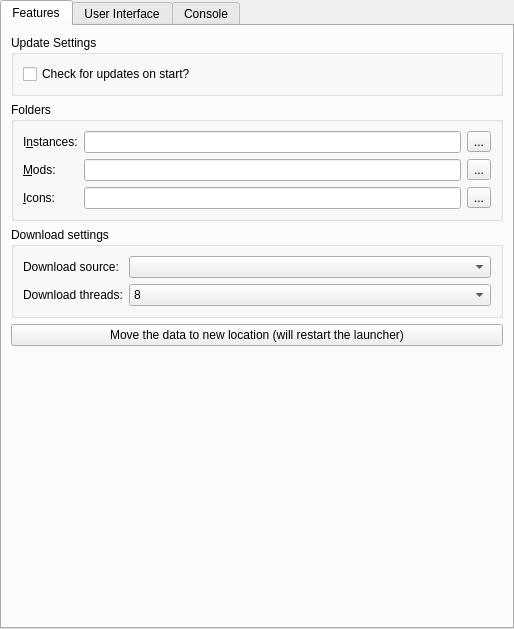
<?xml version="1.0" encoding="UTF-8"?>
<ui version="4.0">
 <class>LauncherPage</class>
 <widget class="QWidget" name="LauncherPage">
  <property name="geometry">
   <rect>
    <x>0</x>
    <y>0</y>
    <width>514</width>
    <height>629</height>
   </rect>
  </property>
  <property name="sizePolicy">
   <sizepolicy hsizetype="MinimumExpanding" vsizetype="MinimumExpanding">
    <horstretch>0</horstretch>
    <verstretch>0</verstretch>
   </sizepolicy>
  </property>
  <layout class="QVBoxLayout" name="mainLayout">
   <property name="leftMargin">
    <number>0</number>
   </property>
   <property name="topMargin">
    <number>0</number>
   </property>
   <property name="rightMargin">
    <number>0</number>
   </property>
   <property name="bottomMargin">
    <number>0</number>
   </property>
   <item>
    <widget class="QTabWidget" name="tabWidget">
     <property name="toolTip">
      <string notr="true"/>
     </property>
     <property name="tabShape">
      <enum>QTabWidget::Rounded</enum>
     </property>
     <property name="currentIndex">
      <number>0</number>
     </property>
     <widget class="QWidget" name="featuresTab">
      <attribute name="title">
       <string>Features</string>
      </attribute>
      <layout class="QVBoxLayout" name="verticalLayout_9">
       <item>
        <widget class="QGroupBox" name="updateSettingsBox">
         <property name="title">
          <string>Update Settings</string>
         </property>
         <layout class="QVBoxLayout" name="verticalLayout_7">
          <item>
           <widget class="QCheckBox" name="autoUpdateCheckBox">
            <property name="text">
             <string>Check for updates on start?</string>
            </property>
           </widget>
          </item>
         </layout>
        </widget>
       </item>
       <item>
        <widget class="QGroupBox" name="foldersBox">
         <property name="title">
          <string>Folders</string>
         </property>
         <layout class="QGridLayout" name="foldersBoxLayout">
          <item row="0" column="0">
           <widget class="QLabel" name="labelInstDir">
            <property name="text">
             <string>I&amp;nstances:</string>
            </property>
            <property name="buddy">
             <cstring>instDirTextBox</cstring>
            </property>
           </widget>
          </item>
          <item row="0" column="1">
           <widget class="QLineEdit" name="instDirTextBox"/>
          </item>
          <item row="0" column="2">
           <widget class="QToolButton" name="instDirBrowseBtn">
            <property name="text">
             <string notr="true">...</string>
            </property>
           </widget>
          </item>
          <item row="1" column="0">
           <widget class="QLabel" name="labelModsDir">
            <property name="text">
             <string>&amp;Mods:</string>
            </property>
            <property name="buddy">
             <cstring>modsDirTextBox</cstring>
            </property>
           </widget>
          </item>
          <item row="1" column="1">
           <widget class="QLineEdit" name="modsDirTextBox"/>
          </item>
          <item row="1" column="2">
           <widget class="QToolButton" name="modsDirBrowseBtn">
            <property name="text">
             <string notr="true">...</string>
            </property>
           </widget>
          </item>
          <item row="2" column="1">
           <widget class="QLineEdit" name="iconsDirTextBox"/>
          </item>
          <item row="2" column="0">
           <widget class="QLabel" name="labelIconsDir">
            <property name="text">
             <string>&amp;Icons:</string>
            </property>
            <property name="buddy">
             <cstring>iconsDirTextBox</cstring>
            </property>
           </widget>
          </item>
          <item row="2" column="2">
           <widget class="QToolButton" name="iconsDirBrowseBtn">
            <property name="text">
             <string notr="true">...</string>
            </property>
           </widget>
          </item>
         </layout>
        </widget>
       </item>
       <item>
        <widget class="QGroupBox" name="groupdownload">
         <property name="title">
          <string>Download settings</string>
         </property>
         <layout class="QGridLayout" name="gridLayout_4">
          <item row="1" column="1">
           <widget class="QComboBox" name="downloadcomboBox">
            <property name="sizePolicy">
             <sizepolicy hsizetype="Expanding" vsizetype="Fixed">
              <horstretch>0</horstretch>
              <verstretch>0</verstretch>
             </sizepolicy>
            </property>
           </widget>
          </item>
          <item row="1" column="0">
           <widget class="QLabel" name="labeldownload">
            <property name="text">
             <string>Download source:</string>
            </property>
           </widget>
          </item>
          <item row="2" column="0">
           <widget class="QLabel" name="labelthread">
            <property name="text">
             <string>Download threads:</string>
            </property>
           </widget>
          </item>
          <item row="2" column="1">
           <widget class="QComboBox" name="threadcomboBox">
            <property name="sizePolicy">
             <sizepolicy hsizetype="Expanding" vsizetype="Fixed">
              <horstretch>0</horstretch>
              <verstretch>0</verstretch>
             </sizepolicy>
            </property>
            <property name="currentIndex">
             <number>2</number>
            </property>
            <item>
             <property name="text">
              <string>4</string>
             </property>
            </item>
            <item>
             <property name="text">
              <string>6</string>
             </property>
            </item>
            <item>
             <property name="text">
              <string>8</string>
             </property>
            </item>
            <item>
             <property name="text">
              <string>16</string>
             </property>
            </item>
            <item>
             <property name="text">
              <string>32</string>
             </property>
            </item>
           </widget>
          </item>
         </layout>
        </widget>
       </item>
       <item>
        <widget class="QPushButton" name="migrateDataFolderMacBtn">
         <property name="text">
          <string>Move the data to new location (will restart the launcher)</string>
         </property>
        </widget>
       </item>
       <item>
        <spacer name="verticalSpacer_2">
         <property name="orientation">
          <enum>Qt::Vertical</enum>
         </property>
         <property name="sizeHint" stdset="0">
          <size>
           <width>0</width>
           <height>0</height>
          </size>
         </property>
        </spacer>
       </item>
      </layout>
     </widget>
     <widget class="QWidget" name="generalTab">
      <attribute name="title">
       <string>User Interface</string>
      </attribute>
      <layout class="QVBoxLayout" name="verticalLayout_6">
       <item>
        <widget class="QGroupBox" name="groupBox_3">
         <property name="title">
          <string>Launcher notifications</string>
         </property>
         <layout class="QVBoxLayout" name="verticalLayout_5">
          <item>
           <widget class="QPushButton" name="resetNotificationsBtn">
            <property name="text">
             <string>Reset hidden notifications</string>
            </property>
            <property name="checkable">
             <bool>true</bool>
            </property>
           </widget>
          </item>
         </layout>
        </widget>
       </item>
       <item>
        <widget class="QGroupBox" name="sortingModeBox">
         <property name="enabled">
          <bool>true</bool>
         </property>
         <property name="title">
          <string>Instance view sorting mode</string>
         </property>
         <layout class="QHBoxLayout" name="sortingModeBoxLayout">
          <item>
           <widget class="QRadioButton" name="sortLastLaunchedBtn">
            <property name="text">
             <string>By &amp;last launched</string>
            </property>
            <attribute name="buttonGroup">
             <string notr="true">sortingModeGroup</string>
            </attribute>
           </widget>
          </item>
          <item>
           <widget class="QRadioButton" name="sortByNameBtn">
            <property name="text">
             <string>By &amp;name</string>
            </property>
            <attribute name="buttonGroup">
             <string notr="true">sortingModeGroup</string>
            </attribute>
           </widget>
          </item>
         </layout>
        </widget>
       </item>
       <item>
        <widget class="QGroupBox" name="themeBox">
         <property name="title">
          <string>Theme</string>
         </property>
         <layout class="QFormLayout" name="formLayout">
          <item row="0" column="0">
           <widget class="QLabel" name="label_3">
            <property name="text">
             <string>&amp;Icons</string>
            </property>
            <property name="buddy">
             <cstring>themeComboBox</cstring>
            </property>
           </widget>
          </item>
          <item row="0" column="1">
           <widget class="QComboBox" name="themeComboBox">
            <property name="sizePolicy">
             <sizepolicy hsizetype="Expanding" vsizetype="Fixed">
              <horstretch>0</horstretch>
              <verstretch>0</verstretch>
             </sizepolicy>
            </property>
            <property name="focusPolicy">
             <enum>Qt::StrongFocus</enum>
            </property>
            <item>
             <property name="text">
              <string>Default</string>
             </property>
            </item>
            <item>
             <property name="text">
              <string>Simple (Dark Icons)</string>
             </property>
            </item>
            <item>
             <property name="text">
              <string>Simple (Light Icons)</string>
             </property>
            </item>
            <item>
             <property name="text">
              <string>Simple (Blue Icons)</string>
             </property>
            </item>
            <item>
             <property name="text">
              <string>Simple (Colored Icons)</string>
             </property>
            </item>
            <item>
             <property name="text">
              <string notr="true">OSX</string>
             </property>
            </item>
            <item>
             <property name="text">
              <string notr="true">iOS</string>
             </property>
            </item>
            <item>
             <property name="text">
              <string notr="true">Flat</string>
             </property>
            </item>
            <item>
             <property name="text">
              <string>Custom</string>
             </property>
            </item>
           </widget>
          </item>
          <item row="1" column="1">
           <widget class="QComboBox" name="themeComboBoxColors">
            <property name="sizePolicy">
             <sizepolicy hsizetype="Expanding" vsizetype="Fixed">
              <horstretch>0</horstretch>
              <verstretch>0</verstretch>
             </sizepolicy>
            </property>
            <property name="focusPolicy">
             <enum>Qt::StrongFocus</enum>
            </property>
           </widget>
          </item>
          <item row="1" column="0">
           <widget class="QLabel" name="label_4">
            <property name="text">
             <string>Colors</string>
            </property>
            <property name="buddy">
             <cstring>themeComboBoxColors</cstring>
            </property>
           </widget>
          </item>
         </layout>
        </widget>
       </item>
       <item>
        <spacer name="generalTabSpacer">
         <property name="orientation">
          <enum>Qt::Vertical</enum>
         </property>
         <property name="sizeHint" stdset="0">
          <size>
           <width>0</width>
           <height>0</height>
          </size>
         </property>
        </spacer>
       </item>
      </layout>
     </widget>
     <widget class="QWidget" name="consoleTab">
      <attribute name="title">
       <string>Console</string>
      </attribute>
      <layout class="QVBoxLayout" name="verticalLayout_2">
       <item>
        <widget class="QGroupBox" name="consoleSettingsBox">
         <property name="title">
          <string>Console Settings</string>
         </property>
         <layout class="QVBoxLayout" name="verticalLayout_3">
          <item>
           <widget class="QCheckBox" name="showConsoleCheck">
            <property name="text">
             <string>Show console while the game is running?</string>
            </property>
           </widget>
          </item>
          <item>
           <widget class="QCheckBox" name="autoCloseConsoleCheck">
            <property name="text">
             <string>Automatically close console when the game quits?</string>
            </property>
           </widget>
          </item>
          <item>
           <widget class="QCheckBox" name="showConsoleErrorCheck">
            <property name="text">
             <string>Show console when the game crashes?</string>
            </property>
           </widget>
          </item>
         </layout>
        </widget>
       </item>
       <item>
        <widget class="QGroupBox" name="groupBox_4">
         <property name="title">
          <string>History limit</string>
         </property>
         <layout class="QGridLayout" name="gridLayout_3">
          <item row="1" column="0">
           <widget class="QCheckBox" name="checkStopLogging">
            <property name="text">
             <string>Stop logging when log overflows</string>
            </property>
           </widget>
          </item>
          <item row="0" column="0">
           <widget class="QSpinBox" name="lineLimitSpinBox">
            <property name="sizePolicy">
             <sizepolicy hsizetype="Expanding" vsizetype="Fixed">
              <horstretch>0</horstretch>
              <verstretch>0</verstretch>
             </sizepolicy>
            </property>
            <property name="suffix">
             <string> lines</string>
            </property>
            <property name="minimum">
             <number>10000</number>
            </property>
            <property name="maximum">
             <number>1000000</number>
            </property>
            <property name="singleStep">
             <number>10000</number>
            </property>
            <property name="value">
             <number>100000</number>
            </property>
           </widget>
          </item>
         </layout>
        </widget>
       </item>
       <item>
        <widget class="QGroupBox" name="themeBox_2">
         <property name="sizePolicy">
          <sizepolicy hsizetype="Preferred" vsizetype="MinimumExpanding">
           <horstretch>0</horstretch>
           <verstretch>0</verstretch>
          </sizepolicy>
         </property>
         <property name="title">
          <string>Console font</string>
         </property>
         <layout class="QGridLayout" name="gridLayout_2">
          <item row="1" column="0" colspan="2">
           <widget class="QTextEdit" name="fontPreview">
            <property name="sizePolicy">
             <sizepolicy hsizetype="Expanding" vsizetype="MinimumExpanding">
              <horstretch>0</horstretch>
              <verstretch>0</verstretch>
             </sizepolicy>
            </property>
            <property name="horizontalScrollBarPolicy">
             <enum>Qt::ScrollBarAlwaysOff</enum>
            </property>
            <property name="undoRedoEnabled">
             <bool>false</bool>
            </property>
            <property name="textInteractionFlags">
             <set>Qt::TextSelectableByKeyboard|Qt::TextSelectableByMouse</set>
            </property>
           </widget>
          </item>
          <item row="0" column="0">
           <widget class="QFontComboBox" name="consoleFont">
            <property name="sizePolicy">
             <sizepolicy hsizetype="Expanding" vsizetype="Fixed">
              <horstretch>0</horstretch>
              <verstretch>0</verstretch>
             </sizepolicy>
            </property>
           </widget>
          </item>
          <item row="0" column="1">
           <widget class="QSpinBox" name="fontSizeBox">
            <property name="minimum">
             <number>5</number>
            </property>
            <property name="maximum">
             <number>16</number>
            </property>
            <property name="value">
             <number>11</number>
            </property>
           </widget>
          </item>
         </layout>
        </widget>
       </item>
      </layout>
     </widget>
    </widget>
   </item>
  </layout>
 </widget>
 <tabstops>
  <tabstop>tabWidget</tabstop>
  <tabstop>autoUpdateCheckBox</tabstop>
  <tabstop>instDirTextBox</tabstop>
  <tabstop>instDirBrowseBtn</tabstop>
  <tabstop>modsDirTextBox</tabstop>
  <tabstop>modsDirBrowseBtn</tabstop>
  <tabstop>iconsDirTextBox</tabstop>
  <tabstop>iconsDirBrowseBtn</tabstop>
  <tabstop>resetNotificationsBtn</tabstop>
  <tabstop>sortLastLaunchedBtn</tabstop>
  <tabstop>sortByNameBtn</tabstop>
  <tabstop>themeComboBox</tabstop>
  <tabstop>themeComboBoxColors</tabstop>
  <tabstop>showConsoleCheck</tabstop>
  <tabstop>autoCloseConsoleCheck</tabstop>
  <tabstop>showConsoleErrorCheck</tabstop>
  <tabstop>lineLimitSpinBox</tabstop>
  <tabstop>checkStopLogging</tabstop>
  <tabstop>consoleFont</tabstop>
  <tabstop>fontSizeBox</tabstop>
  <tabstop>fontPreview</tabstop>
 </tabstops>
 <resources/>
 <connections/>
 <buttongroups>
  <buttongroup name="sortingModeGroup"/>
 </buttongroups>
</ui>
